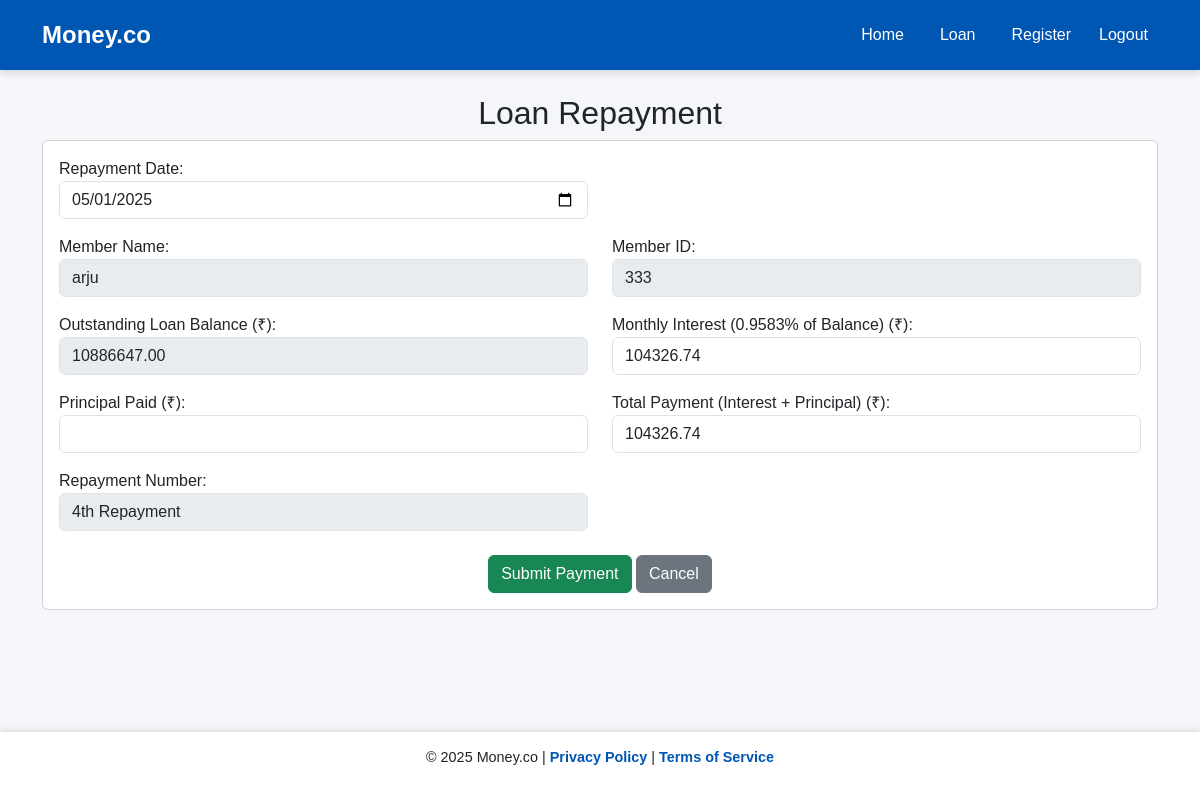
/loan-repayment/13/, run on the app's committed database.
### moneyapp/models.py (models this page shows, shortened)
class Member(models.Model):
    ROLE_CHOICES = [
        ('Teaching', 'Teaching Staff'),
        ('Non-Teaching', 'Non-Teaching Staff'),
    ]
    name = models.CharField(max_length=100)
    member_id = models.CharField(max_length=50, unique=True)
    department = models.CharField(max_length=100, blank=True)
    designation = models.CharField(max_length=100, blank=True)
    mob = models.BigIntegerField()
    email = models.EmailField()
    dob = models.DateField()
    doj = models.DateField()
    doj_service = models.DateField()
    maximum_period = models.IntegerField()
    max_loan_amount = models.DecimalField(max_digits=10, decimal_places=2)
    city = models.CharField(max_length=100)
    pincode = models.CharField(max_length=10)
    role = models.CharField(max_length=20, choices=ROLE_CHOICES, default='Non-Teaching')
    has_loan = models.BooleanField(default=False)

### moneyapp/views.py (the view, shortened to what this page needs)
# urls.py: path('loan-repayment/<int:member_id>/', views.loan_repayment, name='loan_repayment'),
def loan_repayment(request, member_id):
    member = get_object_or_404(Member, id=member_id)
    if member.max_loan_amount <= 0:
        messages.error(request, "No outstanding loan balance.")
        return redirect('loan')
    repayment_count = LoanRepayment.objects.filter(member=member).count()
    ordinal = lambda n: "%d%s" % (n, {1: "st", 2: "nd", 3: "rd"}.get(n if n < 20 else n % 10, "th"))
    repayment_number = f"{ordinal(repayment_count + 1)} Repayment"
    interest_amount = round(member.max_loan_amount * Decimal('0.009583'), 2)
    return render(request, 'loan_repayment.html', {
        'member': member,
        'interest_amount': interest_amount,
        'repayment_number': repayment_number,
    })

### moneyapp/templates/loan_repayment.html (shortened to what this page needs)
{% extends 'base.html' %}
{% block content %}
<div class="container mt-4">
    <h2 class="text-center">Loan Repayment</h2>
    <div class="card">
        <div class="card-body">
            <form method="POST" id="repaymentForm">
                <div class="row">
                    <div class="col-md-6">
                        <label>Repayment Date:</label>
                        <input type="date" name="repayment_date" class="form-control" required id="repaymentDate">
                    </div>
                </div>
                <div class="row mt-3">
                    <div class="col-md-6">
                        <label>Member Name:</label>
                        <input type="text" class="form-control" value="{{ member.name }}" disabled>
                    </div>
                    <div class="col-md-6">
                        <label>Member ID:</label>
                        <input type="text" class="form-control" value="{{ member.member_id }}" disabled>
                    </div>
                </div>
                <div class="row mt-3">
                    <div class="col-md-6">
                        <label>Outstanding Loan Balance (₹):</label>
                        <input type="text" id="loan_balance" class="form-control" value="{{ member.max_loan_amount }}" disabled>
                    </div>
                    <div class="col-md-6">
                        <label>Monthly Interest (0.9583% of Balance) (₹):</label>
                        <input type="text" id="interest_amount" class="form-control" value="{{ interest_amount }}" readonly>
                    </div>
                </div>
                <div class="row mt-3">
                    <div class="col-md-6">
                        <label>Principal Paid (₹):</label>
                        <input type="number" id="principal_paid" name="principal_paid" class="form-control"
                               min="0.01" max="{{ member.max_loan_amount }}" step="0.01" required>
                    </div>
                    <div class="col-md-6">
                        <label>Total Payment (Interest + Principal) (₹):</label>
                        <input type="text" id="total_payment" class="form-control" readonly>
                    </div>
                </div>
                <div class="row mt-3">
                    <div class="col-md-6">
                        <label>Repayment Number:</label>
                        <input type="text" class="form-control" value="{{ repayment_number }}" disabled>
                    </div>
                </div>
                <div class="text-center mt-4">
                    <button type="submit" class="btn btn-success">Submit Payment</button>
                    <a href="{% url 'loan' %}" class="btn btn-secondary">Cancel</a>
                </div>
            </form>
        </div>
    </div>
</div>
{% endblock %}

### moneyapp/templates/base.html (style rules this page uses)
body { background-color: #f4f6f9; font-family: 'Arial', sans-serif; padding-bottom: 80px; }

### data on the page
Member: name "arju", member_id "333", max_loan_amount "10886647.00"
